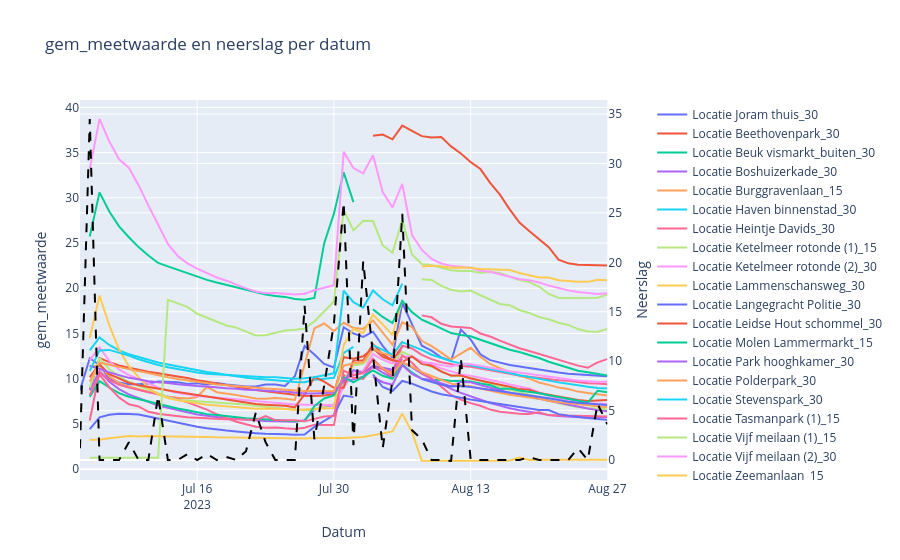
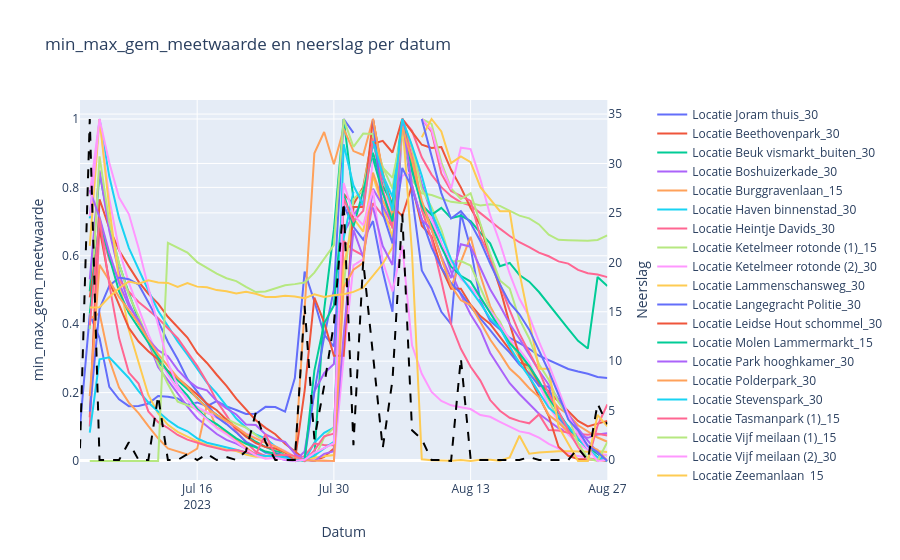
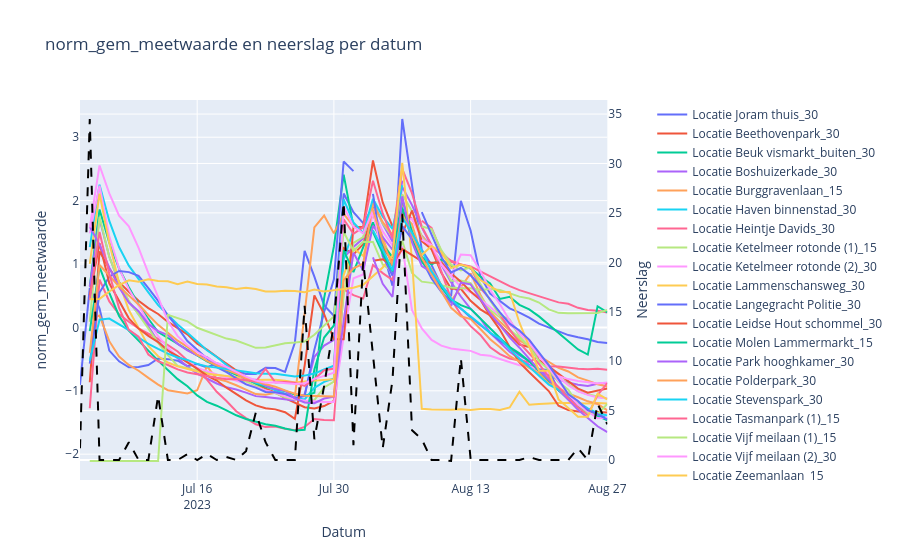

Notebook cell for these charts, in order:
### Markdown cell above
# 4.6 Visualisaties - Verloop meting tov neerslag

### Code cell
df_visual = df[df['datum'] > datetime(2023, 7, 3)].copy()
df_visual.sort_values(by=['locatie', 'datum'], inplace=True)

fig = sensor_visual('gem_meetwaarde', df_visual)
fig.show()

fig = sensor_visual('min_max_gem_meetwaarde', df_visual)
fig.show()

fig = sensor_visual('norm_gem_meetwaarde', df_visual)
fig.show()
